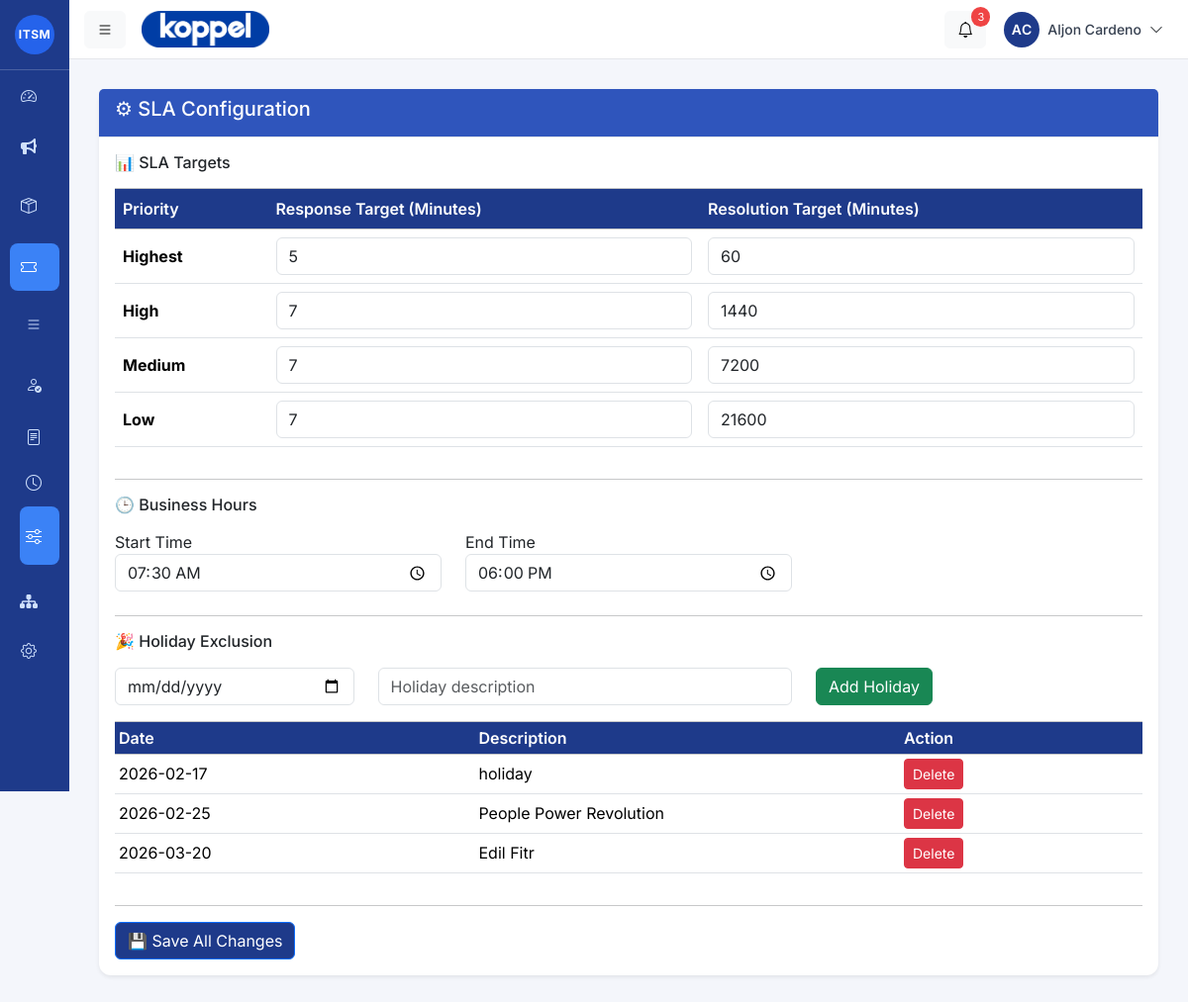
The page /admin/index.php?page=ticket/sla_settings (signed in) on the database as committed earlier.
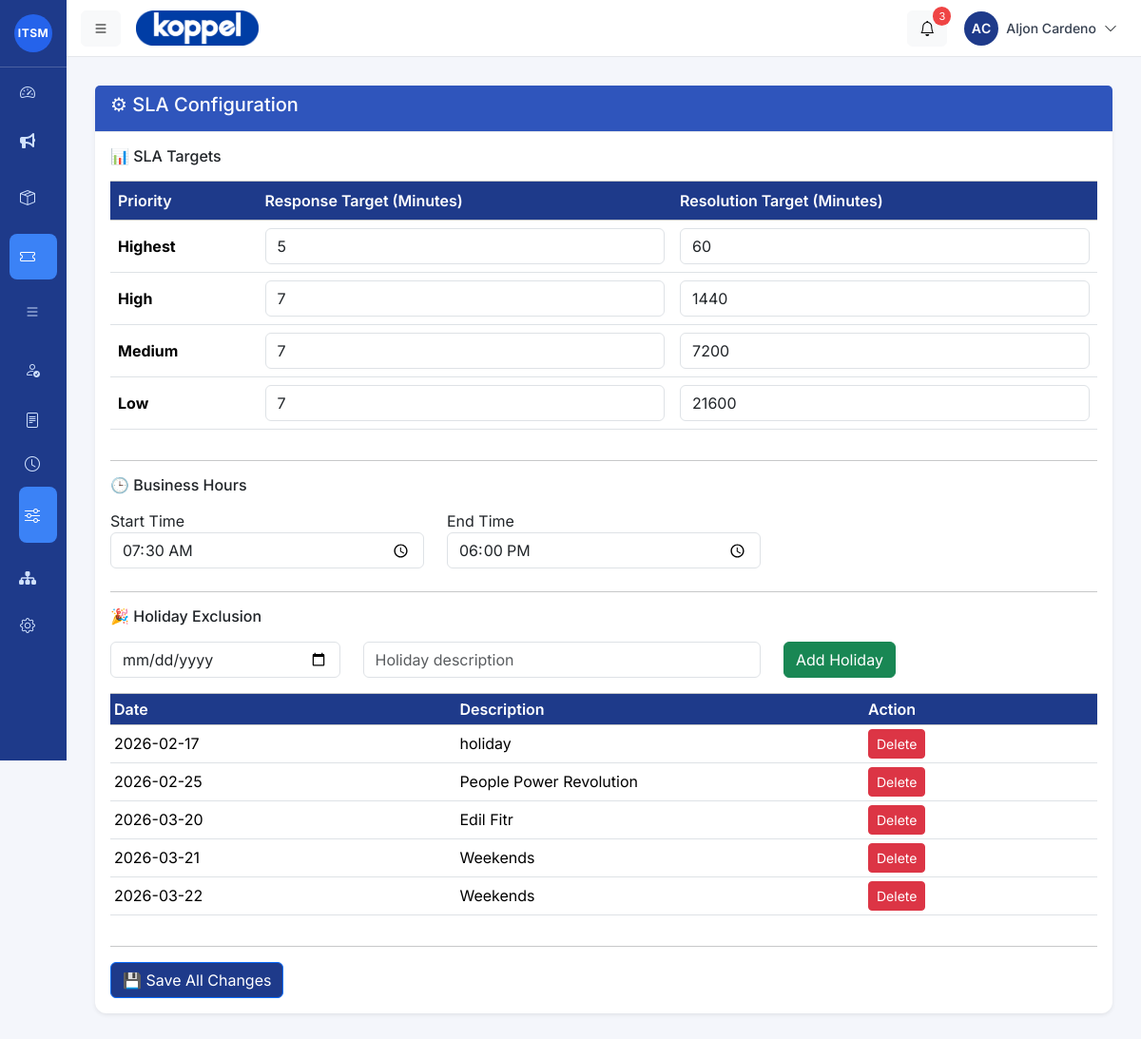
The same page on the database as committed later.
### tables this page shows
CREATE TABLE `sla_settings` (
  `id` int(11) NOT NULL,
  `priority` varchar(50) NOT NULL,
  `response_minutes` int(11) NOT NULL,
  `resolution_minutes` int(11) NOT NULL,
  `updated_at` timestamp NOT NULL DEFAULT current_timestamp() ON UPDATE current_timestamp()
);

CREATE TABLE `holidays` (
  `id` int(11) NOT NULL,
  `holiday_date` date NOT NULL,
  `description` varchar(255) DEFAULT NULL
);

### admin/ticket/sla_settings.php (the view, shortened to what this page needs)
<?php
include __DIR__ . '/../../includes/db.php';
$conn->query("
CREATE TABLE IF NOT EXISTS business_hours (
    id INT PRIMARY KEY DEFAULT 1,
    start_time TIME NOT NULL DEFAULT '07:30:00',
    end_time TIME NOT NULL DEFAULT '18:00:00'
)");
$conn->query("
INSERT IGNORE INTO business_hours (id,start_time,end_time)
VALUES (1,'07:30:00','18:00:00')
");
$conn->query("
CREATE TABLE IF NOT EXISTS holidays (
    id INT AUTO_INCREMENT PRIMARY KEY,
    holiday_date DATE NOT NULL UNIQUE,
    description VARCHAR(255) NULL
)");
$slaResult = $conn->query("
SELECT * FROM sla_settings
ORDER BY FIELD(priority,'highest','high','medium','low')
");
$business = $conn->query("SELECT * FROM business_hours WHERE id=1")->fetch_assoc();
$holidayResult = $conn->query("SELECT * FROM holidays ORDER BY holiday_date ASC");
?>
<div class="card shadow-sm mb-4">
<div class="card-header text-white">
<h5>⚙ SLA Configuration</h5>
</div>
<div class="card-body">
<form method="POST">
<h6 class="mb-3">📊 SLA Targets</h6>
<div class="table-responsive">
<table class="table table-bordered align-middle">
<thead class="table-light">
<tr>
<th>Priority</th>
<th>Response Target (Minutes)</th>
<th>Resolution Target (Minutes)</th>
</tr>
</thead>
<tbody>
<?php while ($row = $slaResult->fetch_assoc()): ?>
<tr>
<td><strong><?= ucfirst($row['priority']) ?></strong></td>
<td>
<input type="number"
class="form-control"
name="response[<?= $row['priority'] ?>]"
value="<?= $row['response_minutes'] ?>"
required>
</td>
<td>
<input type="number"
class="form-control"
name="resolution[<?= $row['priority'] ?>]"
value="<?= $row['resolution_minutes'] ?>"
required>
</td>
</tr>
<?php endwhile; ?>
</tbody>
</table>
</div>
<hr>
<h6 class="mb-3">🕒 Business Hours</h6>
<div class="row mb-4">
<div class="col-md-4">
<label>Start Time</label>
<input type="time" name="business_start"
class="form-control"
value="<?= $business['start_time'] ?>">
</div>
<div class="col-md-4">
<label>End Time</label>
<input type="time" name="business_end"
class="form-control"
value="<?= $business['end_time'] ?>">
</div>
</div>
<hr>
<h6 class="mb-3">🎉 Holiday Exclusion</h6>
<div class="row mb-3">
<div class="col-md-3">
<input type="date" name="holiday_date" class="form-control">
</div>
<div class="col-md-5">
<input type="text" name="holiday_desc" class="form-control" placeholder="Holiday description">
</div>
<div class="col-md-2">
<button class="btn btn-success">Add Holiday</button>
</div>
</div>
<div class="table-responsive">
<table class="table table-sm table-bordered">
<thead class="table-light">
<tr>
<th>Date</th>
<th>Description</th>
<th>Action</th>
</tr>
</thead>
<tbody>
<?php while($holiday = $holidayResult->fetch_assoc()): ?>
<tr>
<td><?= $holiday['holiday_date'] ?></td>
<td><?= htmlspecialchars($holiday['description']) ?></td>
<td>
<button name="delete_holiday"
value="<?= $holiday['id'] ?>"
class="btn btn-danger btn-sm">
Delete
</button>
</td>
</tr>
<?php endwhile; ?>
</tbody>
</table>
</div>
<hr>
<button class="btn btn-primary">💾 Save All Changes</button>
</form>
</div>
</div>

Rows that differ between the two databases and show on the page:
added holidays: holiday_date "2026-03-21", description "Weekends", $holiday['id'] 9 (drawn)
added holidays: holiday_date "2026-03-22", description "Weekends", $holiday['id'] 10 (drawn)
